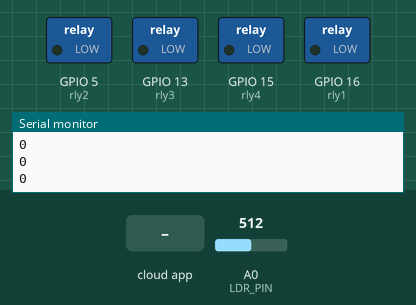
This sketch was run on a simulated ESP8266 (NodeMCU). Shown: switched loads named in the sketch (green lamp = pin HIGH), the last lines printed to the serial monitor. The inputs (shaded band) are chosen by the test bench; at power-on: A0 (LDR_PIN) = 512. WiFi joins after 1.5 s; servers stay silent unless stated; the Firebase database answers and starts empty.

Above: at 4.2 s.
4.3 s: the phone or cloud app sets R1 to 1
At 5.1 s:
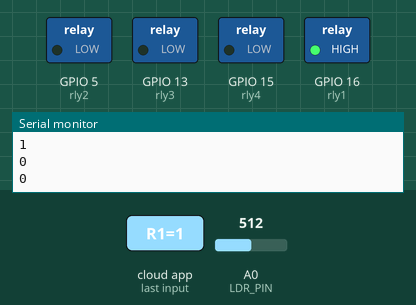
6.1 s: the phone or cloud app sets R2 to 1
At 7.3 s:
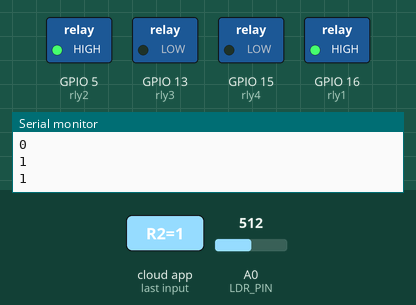
8.1 s: the phone or cloud app sets R3 to 1
At 9.7 s:
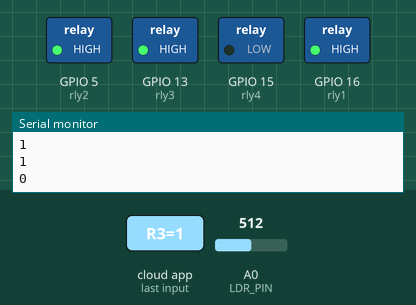
10.4 s: the phone or cloud app sets R4 to 1
At 11.9 s:
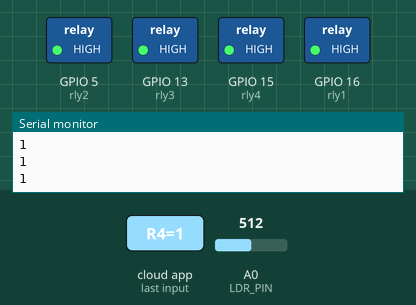
12.3 s: the phone or cloud app sets R1 to 0
At 14.0 s:
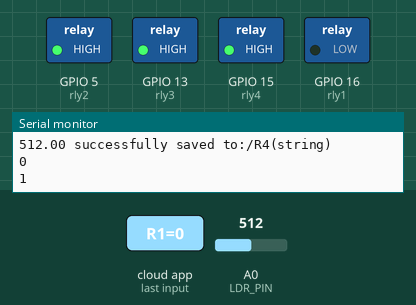
14.3 s: the phone or cloud app sets R2 to 0
At 14.8 s:
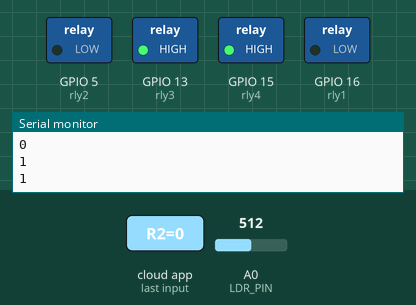
Timing chart, 0 to 16.9 s (numbered marks = the images above; inputs shaded):
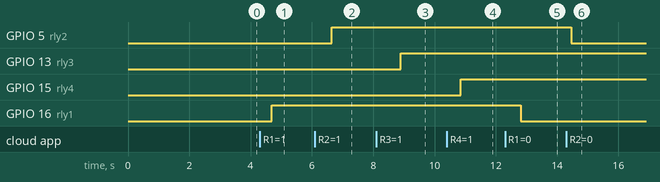

The sketch:

Fiverr_Home_Automation.ino
```cpp
#include <Arduino.h>
//#if defined(ESP32)
 // #include <WiFi.h>
//#elif defined(ESP8266)
#include <ESP8266WiFi.h>
#include <FirebaseESP8266.h>
//#endif
#include <Firebase_ESP_Client.h>

#include "addons/TokenHelper.h"
#include "addons/RTDBHelper.h"

#define API_KEY "" // firebase API Key
#define DATABASE_URL "" // firebase DB URL
#define WIFI_SSID ""
#define WIFI_PASSWORD ""

#define LDR_PIN A0
//Define Firebase Data object

FirebaseData fbdo;
FirebaseAuth auth;
FirebaseConfig config;

unsigned long sendDataPrevMillis = 0;
int ldrData = 0;
bool signupOK = false;
float voltage = 0.0;

String sValue, sValue2;
int rly1 = 16; //PIN D0 NODEMCU gen purpose rly
int rly2 = 5; //PIN D1 NODEMCU gen purpose rly
int rly3 = 13; //PIN D7 NODEMCU hi power rly
int rly4 = 15; //PIN D8 NODEMCU hi power rly
const char* ssid = "";
const char* password = "";

void setup() {
  Serial.begin(9600);
  delay(1000);

  // Connect to Wi-Fi
  WiFi.begin(ssid, password);
  while (WiFi.status() != WL_CONNECTED) {
    delay(1000);
    Serial.println("Connecting to WiFi...");
  }

  Serial.println("Connected to WiFi");

  Serial.begin(115200);
  pinMode(rly1,OUTPUT);
  pinMode(rly2,OUTPUT);
  pinMode(rly3,OUTPUT);
  pinMode(rly4,OUTPUT);
  /*
  WiFi.begin(WIFI_SSID, WIFI_PASSWORD);
  Serial.print("Connecting to Wi-Fi");
  while (WiFi.status() != WL_CONNECTED){
    Serial.print(".");
    delay(300);
  }
  Serial.println();
  Serial.print("Connected with IP: ");*/
  Serial.println(WiFi.localIP());
  Serial.println();

  /* Assign the api key (required) */
  config.api_key = API_KEY;

  /* Assign the RTDB URL (required) */
  config.database_url = DATABASE_URL;

  /* Sign up */
  if (Firebase.signUp(&config, &auth, "", "")){
    Serial.println("signup ok");
    signupOK = true;
  }
  else{
    Serial.printf("%s\n", config.signer.signupError.message.c_str());
  }
  config.token_status_callback = tokenStatusCallback; //see addons/TokenHelper.h
  Firebase.begin(&config, &auth);
  Firebase.reconnectWiFi(true);


}

void loop() {
  if (Serial.available()) {
    // Read the number of elements in the float array
    int numElements = Serial.parseInt();
    Serial.read(); // Read and discard the comma

    // Create an array to store the float values
    float receivedArray[numElements];

    // Read each float value from the serial buffer
    for (int i = 0; i < numElements; i++) {
      receivedArray[i] = Serial.parseFloat();
      Serial.read(); // Read and discard the comma
    }

    // Process the received float array
    for (int i = 0; i < numElements; i++) {
      Serial.print("Current Sensor");
      Serial.print(i);
      Serial.print(": ");
      Serial.println(receivedArray[i]);
    }
  }

  if (Firebase.ready() && signupOK && (millis() - sendDataPrevMillis > 5000 || sendDataPrevMillis == 0)){
    sendDataPrevMillis = millis();

    ldrData = analogRead (LDR_PIN);
    voltage = analogRead(LDR_PIN);
  //  voltage = (float)analogReadMilliVolts(voltage)/1000;
     if (Firebase.RTDB.setInt(&fbdo, "Sensor/ldr_data", ldrData))
      {Serial.println(); Serial.print(ldrData);
      Serial.print(" successfully saved to:" + fbdo.dataPath());
      Serial.println("(" + fbdo.dataType() + ")"); }
      else {
      Serial.println("FAILED");
      Serial.println("REASON: " + fbdo.errorReason());
    }

     if (Firebase.RTDB.setFloat(&fbdo, "Sensor/voltage", voltage))
      {Serial.println(); Serial.print(voltage);
      Serial.print(" successfully saved to:" + fbdo.dataPath());
      Serial.println("(" + fbdo.dataType() + ")"); }
      else {
      Serial.println("FAILED");
      Serial.println("REASON: " + fbdo.errorReason());
    }
}
if (Firebase.ready() && signupOK ) {
    if (Firebase.RTDB.getString(&fbdo, "/R1")) {
      if (fbdo.dataType() == "string") {
        sValue = fbdo.stringData();
        int a = sValue.toInt();
        Serial.println(a);
        if (a == 1){
          digitalWrite(rly1,HIGH);}
        else
          {digitalWrite(rly1,LOW);
        }
      }
    }
    else {
      Serial.println(fbdo.errorReason());
    }

    if (Firebase.RTDB.getString(&fbdo, "/R2")) {
      if (fbdo.dataType() == "string") {
        sValue2 = fbdo.stringData();
        int b = sValue2.toInt();
        Serial.println(b);
        if (b == 1){
          digitalWrite(rly2,HIGH);
        }else{
          digitalWrite(rly2,LOW);
        }
      }
    }
    else {
      Serial.println(fbdo.errorReason());
    }

      if (Firebase.RTDB.getString(&fbdo, "/R3")) {
      if (fbdo.dataType() == "string") {
        sValue2 = fbdo.stringData();
        int b = sValue2.toInt();
        Serial.println(b);
        if (b == 1){
          digitalWrite(rly3,HIGH);
        }else{
          digitalWrite(rly3,LOW);
        }
      }
    }
    else {
      Serial.println(fbdo.errorReason());
    }
          if (Firebase.RTDB.getString(&fbdo, "/R4")) {
      if (fbdo.dataType() == "string") {
        sValue2 = fbdo.stringData();
        int b = sValue2.toInt();
        Serial.println(b);
        if (b == 1){
          digitalWrite(rly4,HIGH);
        }else{
          digitalWrite(rly4,LOW);
        }
      }
    }
    else {
      Serial.println(fbdo.errorReason());
    }
  }

}
```

Measured:
- after the input at 4.3 s, GPIO 16 (rly1): LOW → HIGH after 0.40 s
- after the input at 6.1 s, GPIO 5 (rly2): LOW → HIGH after 0.55 s
- after the input at 8.1 s, GPIO 13 (rly3): LOW → HIGH after 0.80 s
- after the input at 10.4 s, GPIO 15 (rly4): LOW → HIGH after 0.45 s
- after the input at 12.3 s, GPIO 16 (rly1): HIGH → LOW after 0.51 s
- after the input at 14.3 s, GPIO 5 (rly2): HIGH → LOW after 0.16 s
